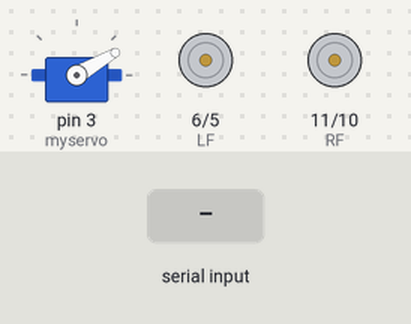
A sketch run on a simulated Arduino Uno, built with avr-gcc and run on an emulated ATmega328P. On the bench: servo, motor-driver pin pairs drawn as motors (green arrow = first pin HIGH = forward, orange = second pin HIGH = backward, longer = more drive). The test bench sets the inputs (shaded band).

Above: at 1.2 s.
1.3 s: "a" received over the second serial link
At 1.6 s:
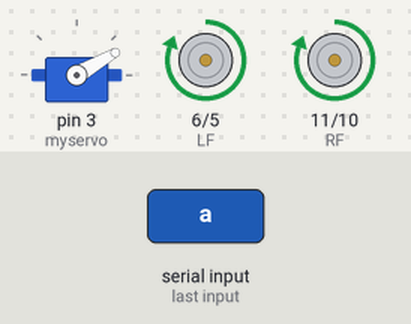
2.8 s: "d" received over the second serial link
At 4.0 s:
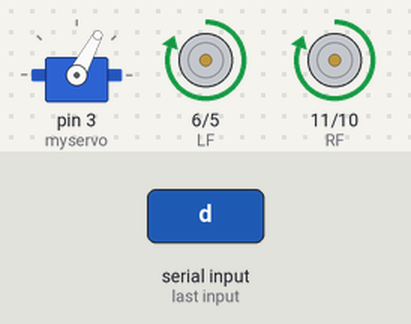
4.3 s: "b" received over the second serial link
At 5.1 s:
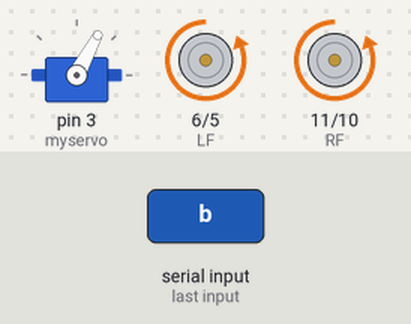
5.8 s: "c" received over the second serial link
At 6.3 s:
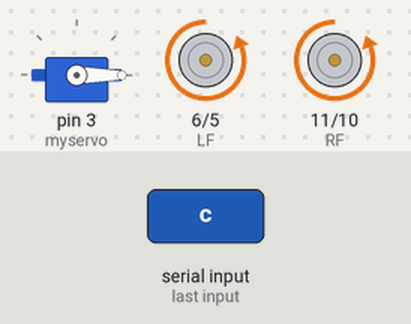
7.3 s: "k" received over the second serial link
At 8.5 s:
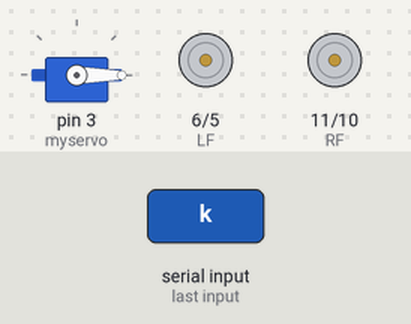
8.8 s: "l" received over the second serial link
At 9.8 s:
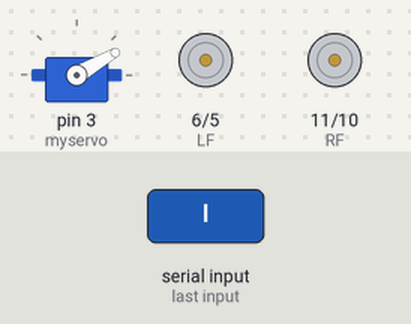
Timing chart, 0 to 11.3 s (numbered marks = the images above; inputs shaded):
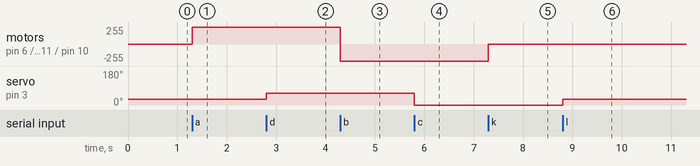

Measured:
- after the input at 1.3 s, motor on pin 6 (LF) / pin 5 (LB), motor on pin 11 (RF) / pin 10 (RB): stopped → forward 255/255 at once
- after the input at 2.8 s, servo on pin 3 (myservo): 30° → 62° at once
- after the input at 4.3 s, motor on pin 6 (LF) / pin 5 (LB), motor on pin 11 (RF) / pin 10 (RB): forward 255/255 → backward 255/255 at once
- after the input at 5.8 s, servo on pin 3 (myservo): 62° → 0° at once
- after the input at 7.3 s, motor on pin 6 (LF) / pin 5 (LB), motor on pin 11 (RF) / pin 10 (RB): backward 255/255 → stopped at once
- after the input at 8.8 s, servo on pin 3 (myservo): 0° → 30° at once

The sketch:

bluetooth_car.ino
```cpp
#include <SoftwareSerial.h>
#include <Servo.h>
SoftwareSerial BTSerial(8, 7); //TX,RX
Servo myservo;
char c;
int valA = 1, valB = 3, valC = 5, valD = 7, valE = 9, valF = 11, valK = 13, minX = 26, minY = 77, maxX = 76, maxY = 127;

int LF = 6, LB = 5, RF = 11, RB = 10;


void setup() {
  myservo.attach(3);
  myservo.write(30);
  // put your setup code here, to run once:
  Serial.begin(9600);
  BTSerial.begin(9600);

  myservo.write(30);

    analogWrite(LF, 0);
      analogWrite(RF, 0);
      analogWrite(LB, 0);
      analogWrite(RB, 0);
}


void loop() {
  // put your main code here, to run repeatedly:
  if (BTSerial.available()) {
    c = BTSerial.read();

    if (c == 'a') {
      analogWrite(LF, 255);
      analogWrite(RF, 255);
      analogWrite(LB, 0);
      analogWrite(RB, 0);
    } else if (c == 'd') {
      myservo.write(62);
    } else if (c == 'b') {
      analogWrite(LF, 0);
      analogWrite(RF, 0);
      analogWrite(LB, 255);
      analogWrite(RB, 255);
    } else if (c == 'c') {
      myservo.write(0);
    } //else if ((c == 'k') || (c == valC - 1)) {
    else if ((c == 'k') ) {
      analogWrite(LF, 0);
      analogWrite(RF, 0);
      analogWrite(LB, 0);
      analogWrite(RB, 0);
    } else if ( (c == 'l') ) {
      myservo.write(30);
    }
  }

}
```
